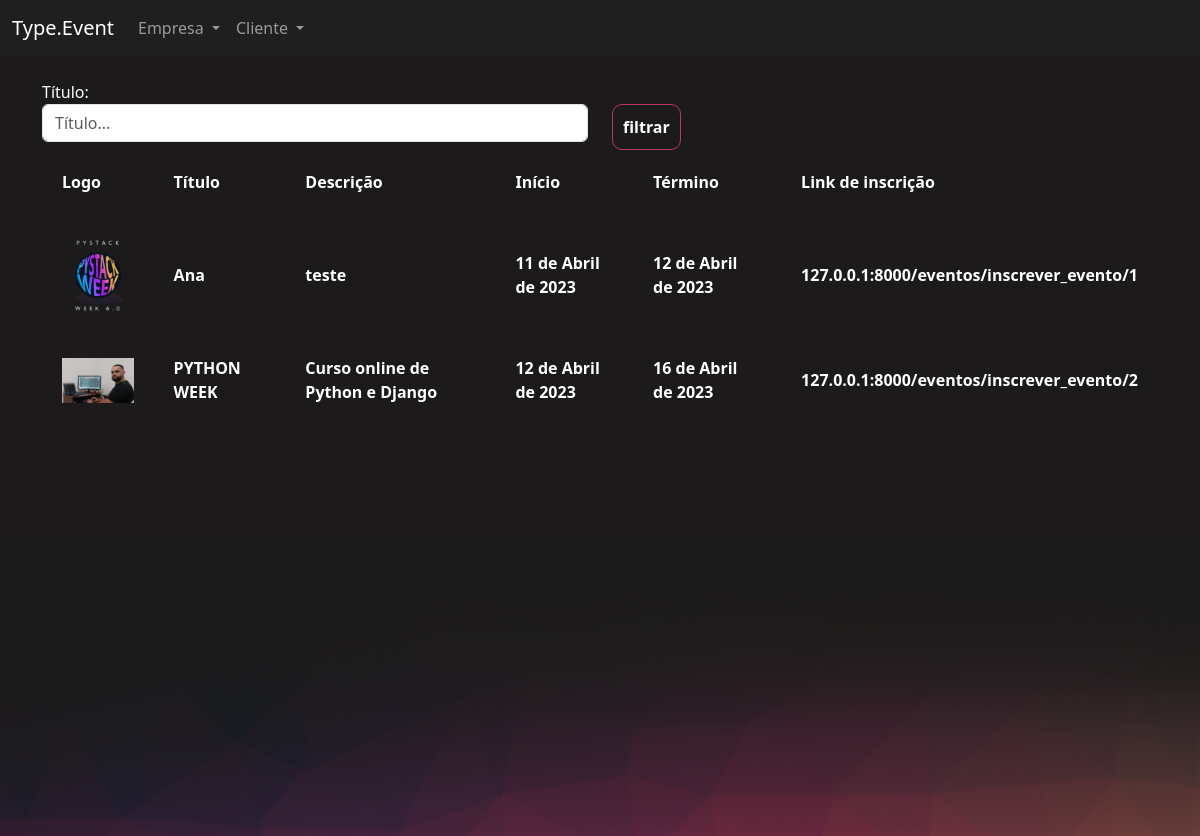
/eventos/gerenciar_evento/ (signed in), run on an earlier commit of the app's database.
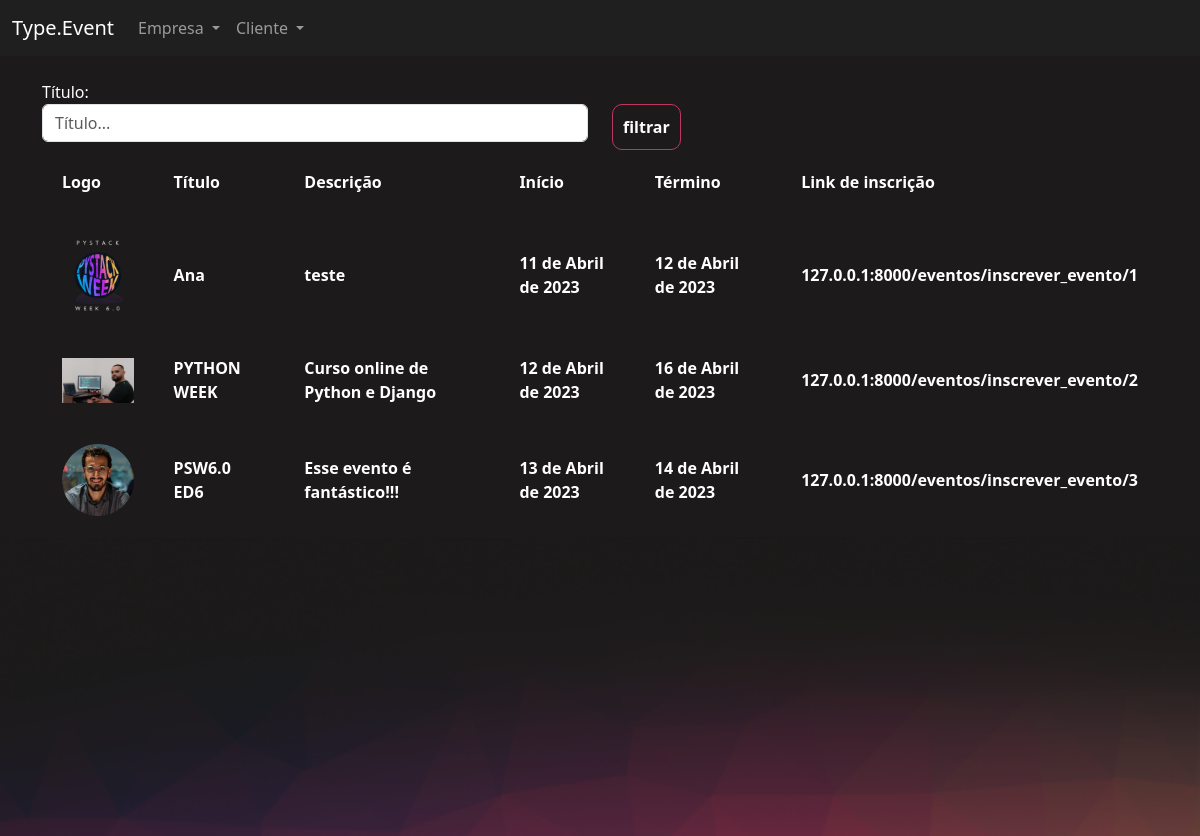
And on a later commit of the database.
### eventos/models.py (models this page shows, shortened)
class Evento(models.Model):
    criador = models.ForeignKey(User, on_delete=models.DO_NOTHING)
    nome = models.CharField(max_length=200)
    descricao = models.TextField()
    data_inicio = models.DateField()
    data_termino = models.DateField()
    carga_horaria = models.IntegerField()
    logo = models.FileField(upload_to="logos")
    participantes = models.ManyToManyField(User, related_name="evento_participante", null=True, blank=True)
    cor_principal = models.CharField(max_length=7)
    cor_secundaria = models.CharField(max_length=7)
    cor_fundo = models.CharField(max_length=7)

### eventos/views.py (the view)
# urls.py: path('gerenciar_evento/', views.gerenciar_evento, name="gerenciar_evento"),
@login_required
def gerenciar_evento(request):
    if request.method == "GET":
        nome = request.GET.get('nome')
        eventos = Evento.objects.filter(criador=request.user)
        if nome:
            eventos = eventos.filter(nome__contains=nome)
        return render(request, 'gerenciar_evento.html',{'eventos':eventos})

### eventos/templates/gerenciar_evento.html (shortened to what this page needs)
{% extends "bases/base_evento.html" %}
{% load static %}
{% block 'importacoes' %}
    <link href="{% static 'evento/css/gerenciar_evento.css' %}" rel="stylesheet">
{% endblock %}
{% block 'conteudo' %}
    <div class="container">
        <br>
        <div class="row">
            <div class="col-md">
                <form action="{% url 'gerenciar_evento' %}" method="GET">
                <label>Título:</label>
                <input type="text" placeholder="Título..." class="form-control" name="nome">
            </div>
            <div class="col-md">
                <br>
                <input type="submit" class="btn-principal" value="filtrar">
            </div>
        </div>
        <table>
            <tr>
                <th>Logo</th>
                <th>Título</th>
                <th>Descrição</th>
                <th>Início</th>
                <th>Término</th>
                <th>Link de inscrição</th>
            </tr>
            {% for evento in eventos %}
                <tr>
                    <th width="10%"><a href="{% url 'participantes_evento' evento.id %}"><img width="100%" src="/media/{{evento.logo}}"></a></th>
                    <th>{{ evento.nome }}</th>
                    <th>{{ evento.descricao }}</th>
                    <th>{{ evento.data_inicio }}</th>
                    <th>{{ evento.data_termino }}</th>
                    <th>127.0.0.1:8000/eventos/inscrever_evento/{{evento.id}}</th>
                </tr>
            {% endfor %}
        </table>
    </div>
{% endblock %}

### templates/bases/base_evento.html (shortened to what this page needs)
{% extends 'bases/base.html' %}
{% load static %}
{% block 'head' %}
    {% block 'importacoes' %}{% endblock %}
    <link href="{% static 'evento/css/evento.css' %}" rel="stylesheet">
    <link href="{% static 'usuarios/css/usuarios.css' %}" rel="stylesheet">
{% endblock %}
{% block 'body' %}
    <nav class="navbar navbar-expand-lg bg-body-tertiary navbar-color" data-bs-theme="dark">
        <div class="container-fluid">
            <a class="navbar-brand" href="#">Type.Event</a>
            <div class="collapse navbar-collapse" id="navbarNavDropdown">
            <ul class="navbar-nav">
                <li class="nav-item dropdown">
                    <a class="nav-link dropdown-toggle" href="#" role="button" data-bs-toggle="dropdown" aria-expanded="false">
                        Empresa
                    </a>
                </li>
                <li class="nav-item dropdown">
                    <a class="nav-link dropdown-toggle" href="#" role="button" data-bs-toggle="dropdown" aria-expanded="false">
                        Cliente
                    </a>
                </li>
            </ul>
            </div>
        </div>
    </nav>
    <div style="min-height: 60vh">
        {% block 'conteudo' %}
        {% endblock %}
    </div>
    <div class="fundo-pagina">
    </div>
{% endblock %}

### templates/bases/base.html (shortened to what this page needs)
{% load static %}
<!doctype html>
<html lang="en">
  <head>
    <link href="{% static 'geral/css/base.css' %}" rel="stylesheet">
    <link href="https://cdn.jsdelivr.net/npm/bootstrap@5.3.0-alpha1/dist/css/bootstrap.min.css" rel="stylesheet">
    {% block 'head' %}{% endblock %}
  </head>
  <body>
    {% block 'body' %}{% endblock %}
  </body>
</html>

### templates/static/geral/css/base.css (style rules this page uses)
body { color: white !important; }
:root { --main-color: #201F1F; --dark-color: #1C1A1A; --contrast-color: #BE375F; --differential-color: #ED8554; }

### templates/static/evento/css/gerenciar_evento.css (style rules this page uses)
table { width: 100%; padding: 20px; }
td, th { padding: 20px; }

### templates/static/evento/css/evento.css (style rules this page uses)
.navbar-color { background-color: #201F1F !important; }
body { background-color: #1C1A1A; }
.fundo-pagina { background-image: url('/static/evento/img/fundo_pagina.png'); height: 300px; background-size: cover; }

### templates/static/usuarios/css/usuarios.css (style rules this page uses)
.btn-principal { background-color: transparent; border: 1px solid var(--contrast-color); color: white; padding: 10px; border-radius: 10px; font-weight: bold; }

What changed in the data, as far as the page shows it:
added Evento: logo (picture), nome "PSW6.0 ED6", descricao "Esse evento é fantástico!!!", data_inicio "13 de Abril de 2023", data_termino "14 de Abril de 2023", id "3"
